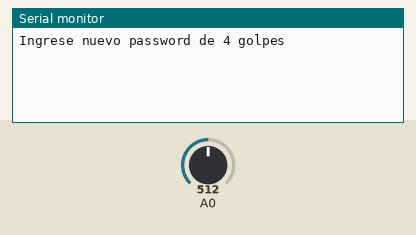
The sketch below on a simulated Arduino Uno, built with avr-gcc and run on an emulated ATmega328P. Parts: the last lines printed to the serial monitor. Inputs (shaded band) come from the test bench; at power-on: A0 = 512.

Above: at 1.2 s.
1.3 s: A0 set to 716
At 2.71 s:
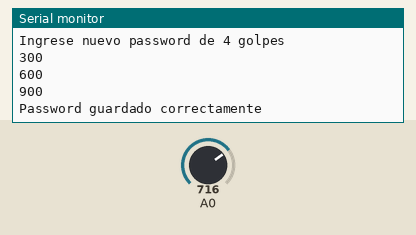
At 4.2 s:
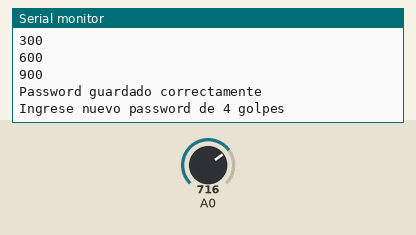
Timing chart, 0 to 5.7 s (numbered marks = the images above; inputs shaded):
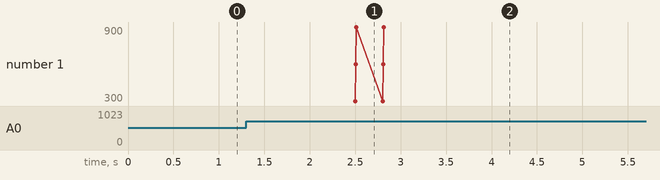

Measured:
- after the input at 1.3 s, the serial monitor: prints a new line after 1.2 s (image 1)

The sketch:

TP_SPD.ino
```cpp
int noiseFloor = 0;
int noiseRoof;
int actualNoise;
int startFlag = 0;
int recFlag = 0;
int wFlag = 0;
int i = 0;
int cont = 0;
unsigned long pass[3];
unsigned long k0;
unsigned long auxK;
float tolerance = 1.15;

void setup()
{
  Serial.begin (9600);
  pass[0]=0;
  pass[1]=0;
  pass[2]=0;
}

void loop()
{
  if (startFlag == 0)
  {
  startFlag = 1;
  noiseFloor = analogRead (A0);
  noiseRoof = noiseFloor * tolerance;
  Serial.println ("Ingrese nuevo password de 4 golpes");
  }
  else
  {
  actualNoise = analogRead (A0);
  if (actualNoise > noiseRoof)
    {
      if (recFlag == 0)
      {
        recFlag = 1;
        k0 = millis ();
        delay (300);
      }
      else
      {
      auxK = millis ();
      auxK = auxK - k0;
      pass[i] = auxK;
      i++;
      delay (300);
      }
    }
  }
  if (pass[2] != 0 && wFlag == 0)
  {
  wFlag = 1;
  Serial.println (pass[0]);
  Serial.println (pass[1]);
  Serial.println (pass[2]);
  Serial.println ("Password guardado correctamente");
  }
}
```
